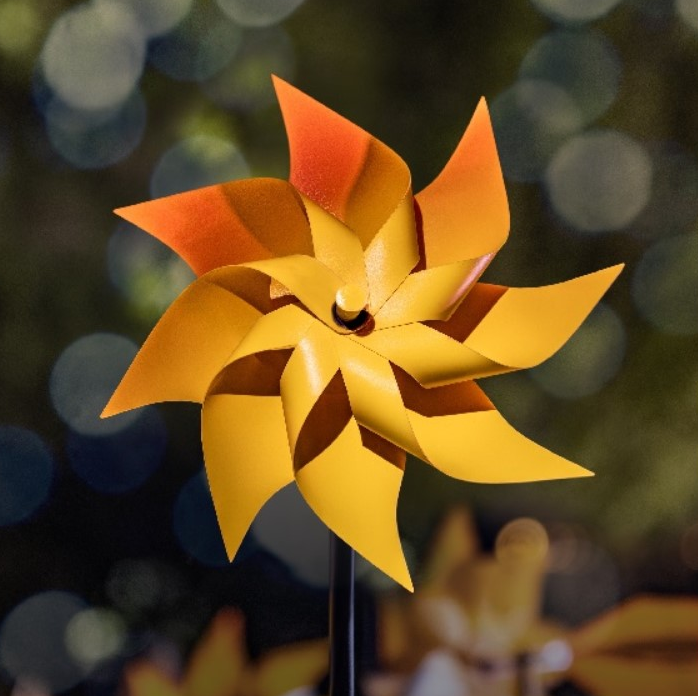
#> input picture edge_image.png, 698 x 696 px
$ jupyter execute 'Edge Detection Techniques.ipynb'   (older library calls are emulated)
#> lines starting #> are read from the running program, lines starting #| are printed output that depends on the picture; after the words box and inside, x2 and y2 are one past the last pixel; in counts of white or black regions, pixels touching at a corner belong together; long printed decimals are rounded
[cell 1]
import numpy as np
import cv2
import matplotlib.pyplot as plt

[cell 2]
image = cv2.imread('edge_image.png')
#> image is the input picture: shape (696, 698, 3); mean B, G, R 35.1, 73, 97.3

[cell 3]
plt.imshow(cv2.cvtColor(image, cv2.COLOR_BGR2RGB))
plt.title('Original Image')

[cell 4]
gry_img = cv2.imread('edge_image.png',cv2.IMREAD_GRAYSCALE)
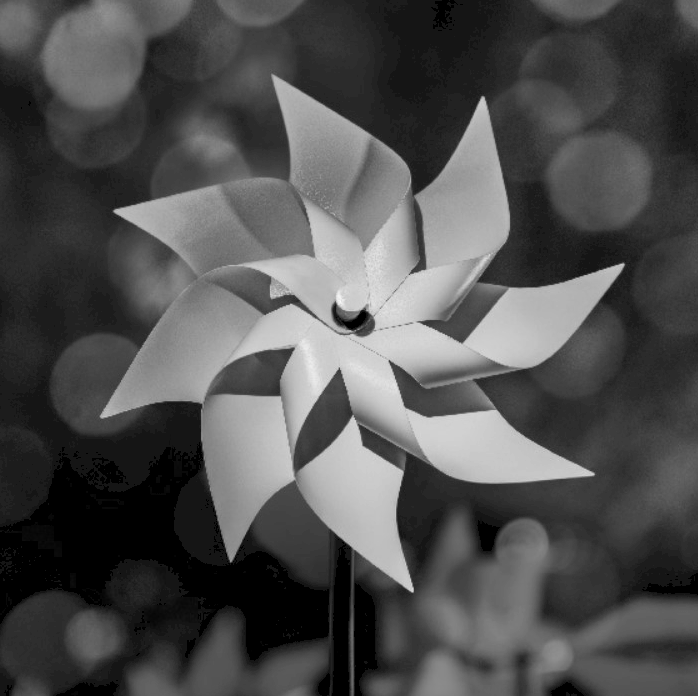
#> gry_img: shape (696, 698); min 0, max 250, mean 79.2
plt.imshow(gry_img, cmap = 'gray')
plt.title('Grayscale Image')

# Robert Edge Detection

[cell 5]
kernel_gx = np.array([[1, 0], [0, -1]])
kernel_gy = np.array([[0, 1], [-1, 0]])

[cell 6]
gradiant_x = cv2.filter2D(gry_img, cv2.CV_32F, kernel_gx)
gradiant_y = cv2.filter2D(gry_img, cv2.CV_32F, kernel_gy)

NDimage Method

With Formula Method

[cell 7]
gradiant_magnitude = np.sqrt(gradiant_x**2 + gradiant_y**2)
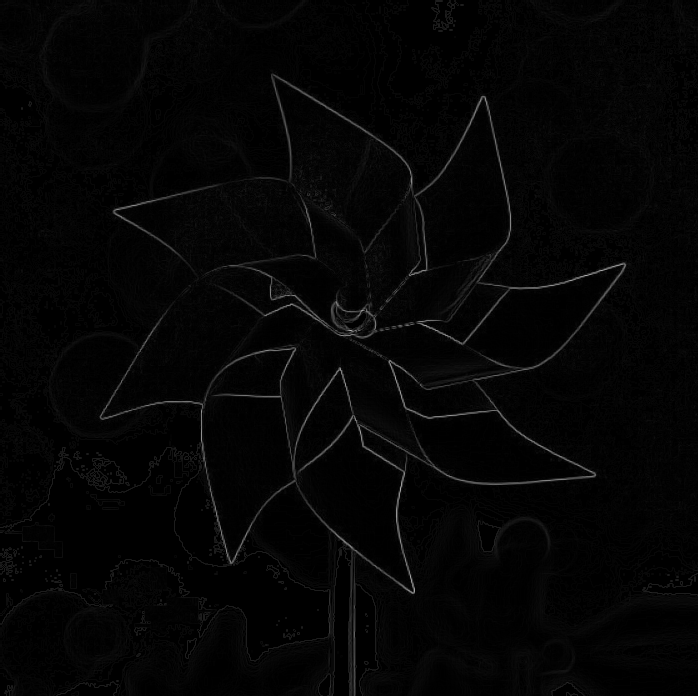
#> gradiant_magnitude: shape (696, 698) float32; min 0, max 185.6, mean 4.8

[cell 8]
gradiant_magnitude.min()
#> Out = 0

[cell 9]
gradiant_magnitude.max()
#> Out = 185.6

Without Formula Method

[cell 10]
magnitude = cv2.magnitude(gradiant_x, gradiant_y)
print(magnitude.min())
#| 0.0
print(magnitude.max())
#| 185.607

[cell 11]
plt.hist(gradiant_magnitude.ravel())
plt.title('Histogram of Gradient Magnitude')
plt.xlabel('Gradient Magnitude')
plt.ylabel('Frequency')
plt.show()
#> figure, not shown here; tallest bar 466265 high, from x = 0 to 18.56

[cell 12]
threshold = 15
edges = (gradiant_magnitude > threshold)
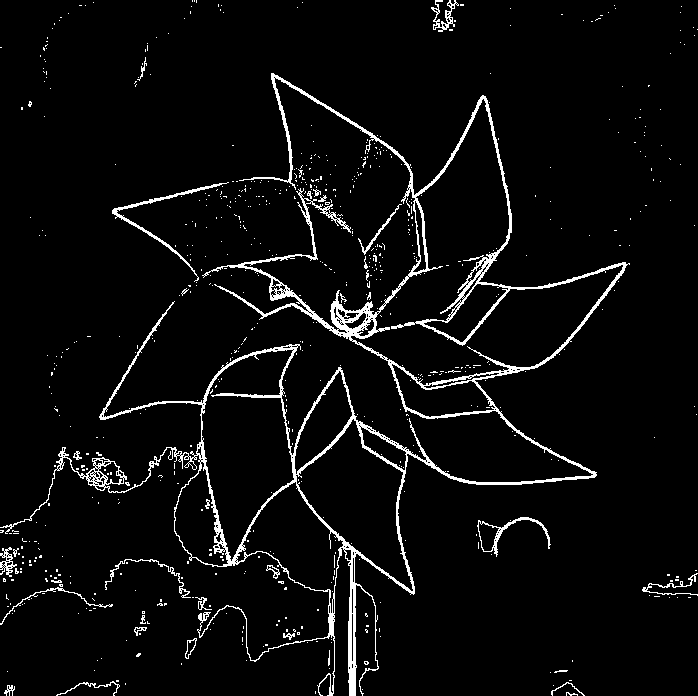
#> edges: shape (696, 698) bool; 4.6% white in thin lines or dots

[cell 13]
plt.figure(figsize=(10, 10))
plt.subplot(121)
plt.imshow(gry_img, cmap = 'gray')
plt.title('Original Image')
plt.subplot(122)
plt.imshow(edges, cmap = 'gray')
plt.title('Robert Edged Image')

# Prewitt Edge Detection

[cell 14]
prewitt_kernel_x = np.array([[-1, 0, 1] , [-1, 0, 1],[-1, 0, 1]])
prewitt_kernel_y = np.array([[-1, -1, -1],[0, 0, 0],[1, 1, 1]])

[cell 15]
gradiant_x_prewitt = cv2.filter2D(gry_img, cv2.CV_32F, prewitt_kernel_x)
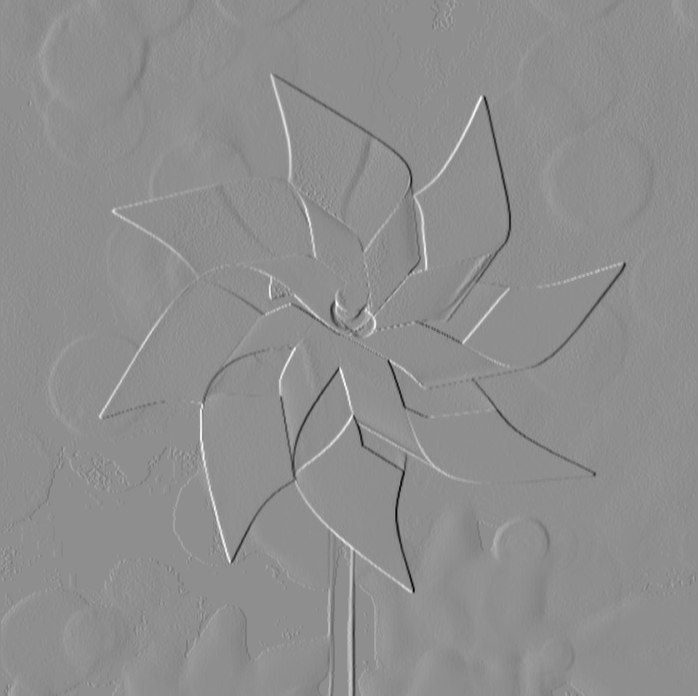
#> gradiant_x_prewitt: shape (696, 698) float32; min -485, max 380, mean 0.2; drawn with min black and max white
gradiant_y_prewitt = cv2.filter2D(gry_img, cv2.CV_32F, prewitt_kernel_y)
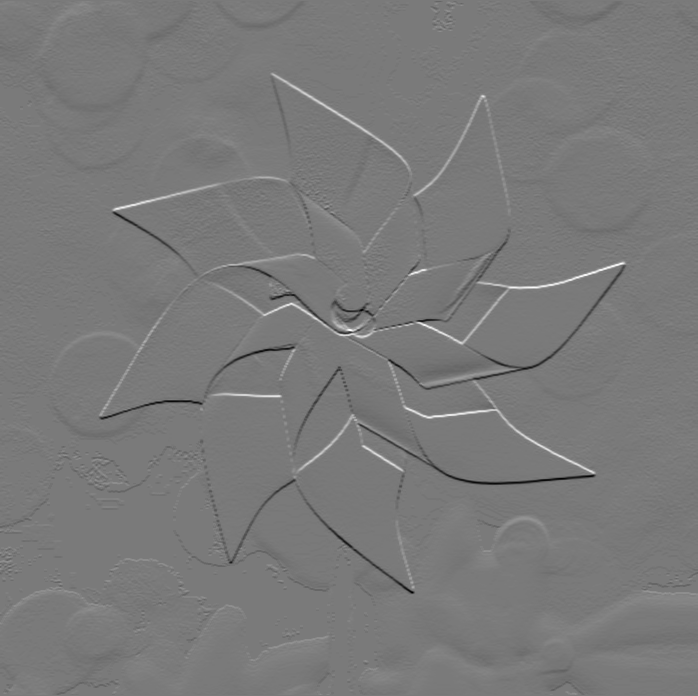
#> gradiant_y_prewitt: shape (696, 698) float32; min -400, max 436, mean 0; drawn with min black and max white

[cell 16]
gradiant_magnitude_prewitt = np.sqrt(gradiant_x_prewitt**2 + gradiant_y_prewitt**2)
print(gradiant_magnitude_prewitt.min())
#| 0.0
print(gradiant_magnitude_prewitt.max())
#| 485.148

[cell 17]
plt.hist(gradiant_magnitude_prewitt.ravel())
plt.title('Histogram of Gradient Magnitude')
plt.xlabel('Gradient Magnitude')
plt.ylabel('Frequency')
plt.show()
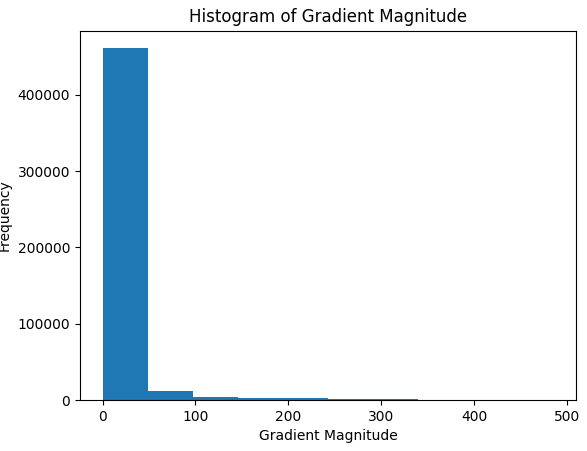
#> figure drawn by matplotlib, 1 panel; tallest bar 460859 high, from x = 0 to 48.51

[cell 18]
threshold_prewitt = 30
edges_prewitt = (gradiant_magnitude_prewitt > threshold_prewitt)
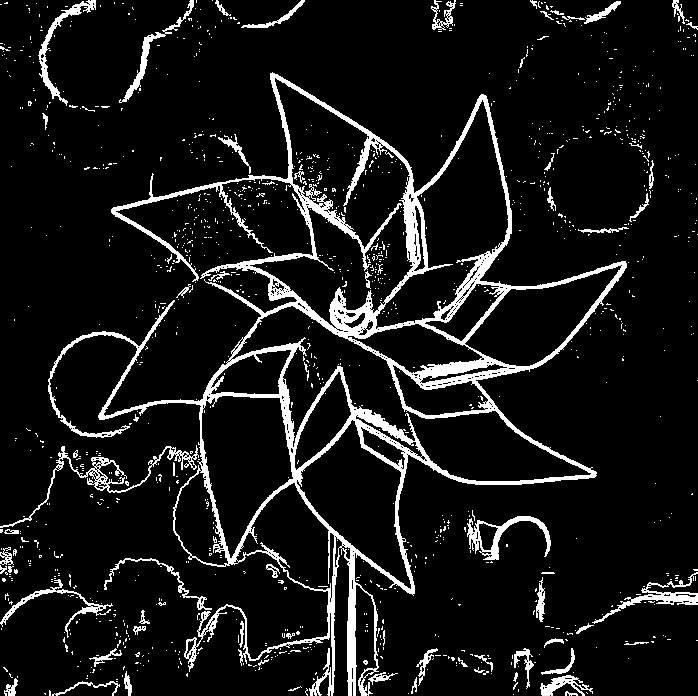
#> edges_prewitt: shape (696, 698) bool; 9.2% white; 1219 white regions (1149 under 20 px), largest, box (x1, y1, x2, y2) and area: (48, 72, 627, 696) 30564, (0, 445, 199, 528) 1274, (467, 516, 551, 560) 966

[cell 19]
plt.figure(figsize=(10, 10))
plt.subplot(121)
plt.imshow(gry_img, cmap = 'gray')
plt.title('Original Image')
plt.subplot(122)
plt.imshow(edges_prewitt, cmap = 'gray')
plt.title('Prewitt Edged Image')

# Sobel Edge Detection

[cell 20]
edges_sobel_x = cv2.Sobel(gry_img, cv2.CV_32F, 1, 0)
edges_sobel_y = cv2.Sobel(gry_img, cv2.CV_32F, 0, 1)

[cell 21]
magnitude_sobel = cv2.magnitude(edges_sobel_x, edges_sobel_y)

[cell 22]
edges_sobel = edges_sobel_x + edges_sobel_y

[cell 23]
plt.figure(figsize=(10, 10))
plt.subplot(221)
plt.imshow(gry_img, cmap='gray')
plt.title('Original Image')
plt.subplot(222)
plt.imshow(edges_sobel_x, cmap='gray')
plt.title('Sobel Image at x')
plt.subplot(223)
plt.imshow(edges_sobel_y, cmap='gray')
plt.title('Sobel Image at y')
plt.subplot(224)
plt.imshow(magnitude_sobel, cmap='gray')
plt.title('Magnitude of Sobel Image')

# Scharr Edge Detection

[cell 24]
gradient_x2 = cv2.Scharr(gry_img, cv2.CV_32F, 1, 0)
gradient_y2 = cv2.Scharr(gry_img, cv2.CV_32F, 0, 1)

[cell 25]
edges_scharr = gradient_x2 + gradient_y2

[cell 26]
gradient_magnitude = cv2.magnitude(gradient_x2, gradient_y2)

[cell 27]
plt.figure(figsize=(10, 10))
plt.subplot(221)
plt.imshow(gry_img, cmap='gray')
plt.title('Original Image')
plt.subplot(222)
plt.imshow(gradient_x2, cmap='gray')
plt.title('Scharr Image at x')
plt.subplot(223)
plt.title('Scharr Image at y')
plt.imshow(gradient_y2, cmap='gray')
plt.subplot(224)
plt.imshow(gradient_magnitude, cmap='gray')
plt.title('Magnitude of Scharr Image')

# Canny Edge Detection

[cell 28]
edges_canny = cv2.Canny(gry_img, 80, 200)
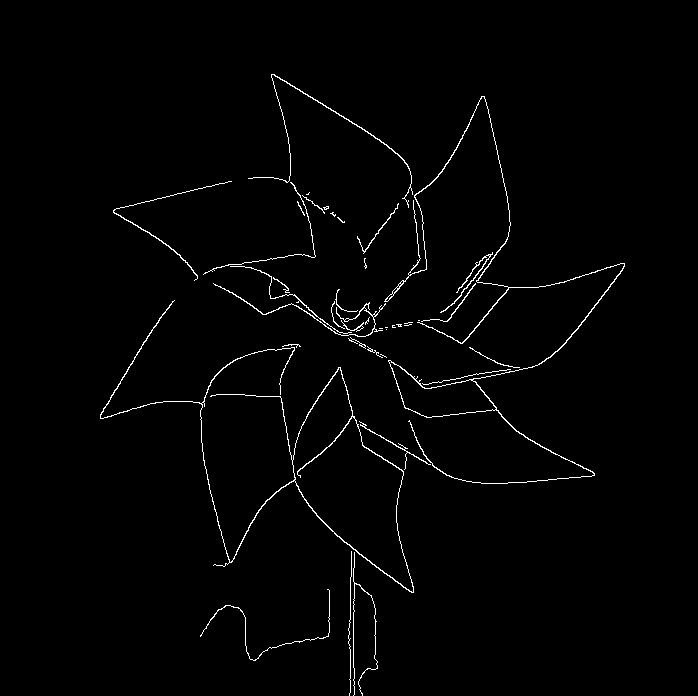
#> edges_canny: shape (696, 698); 1.4% white in thin lines or dots, all inside (x1, y1, x2, y2) = (100, 74, 625, 696)

[cell 29]
plt.figure(figsize=(10, 10))
plt.subplot(121)
plt.imshow(gry_img, cmap = 'gray')
plt.title('Original Image')
plt.subplot(122)
plt.imshow(edges_canny, cmap = 'gray')
plt.title('Canny Edged Image')

# Laplacian Edge Detection

[cell 30]
kernel = np.array([[0, 1, 0], [1, -4, 1], [0, 1, 0]], dtype=np.float32)

kernel_diagonal = np.array([[-1, -1, -1], [-1, 8, -1], [-1, -1, -1]],
                           dtype=np.float32)

[cell 31]
laplacian = cv2.Laplacian(gry_img, ddepth=cv2.CV_32F)
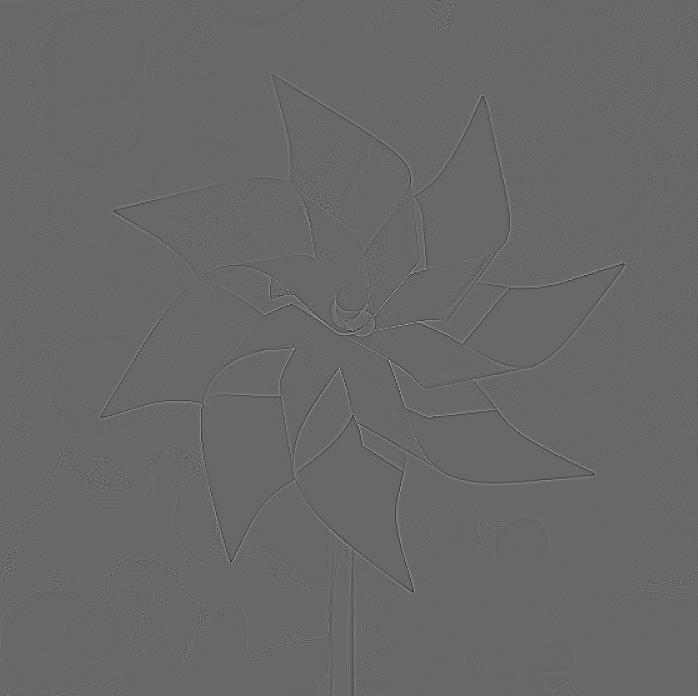
#> laplacian: shape (696, 698) float32; min -248, max 359, mean 0; drawn with min black and max white

[cell 32]
laplacian = np.uint8(np.absolute(laplacian))

[cell 33]
plt.figure(figsize=(10, 10))
plt.subplot(121)
plt.imshow(gry_img, cmap = 'gray')
plt.title('Original Image')
plt.subplot(122)
plt.imshow(laplacian, cmap = 'gray')
plt.title('Laplacian Edged Image')

## Using First Kernel

[cell 34]
laplacian_1 = cv2.filter2D(gry_img, ddepth=cv2.CV_32F, kernel=kernel)

[cell 35]
laplacian_1 = np.uint8(np.absolute(laplacian_1))

[cell 36]
plt.figure(figsize=(10, 10))
plt.subplot(121)
plt.imshow(gry_img, cmap = 'gray')
plt.title('Original Image')
plt.subplot(122)
plt.imshow(laplacian_1, cmap = 'gray')
plt.title('Laplacian Edged Image')

## Using Second Kernel

[cell 37]
laplacian_2 = cv2.filter2D(gry_img, ddepth=cv2.CV_32F, kernel=kernel_diagonal)

[cell 38]
laplacian_2 = np.uint8(np.absolute(laplacian_2))
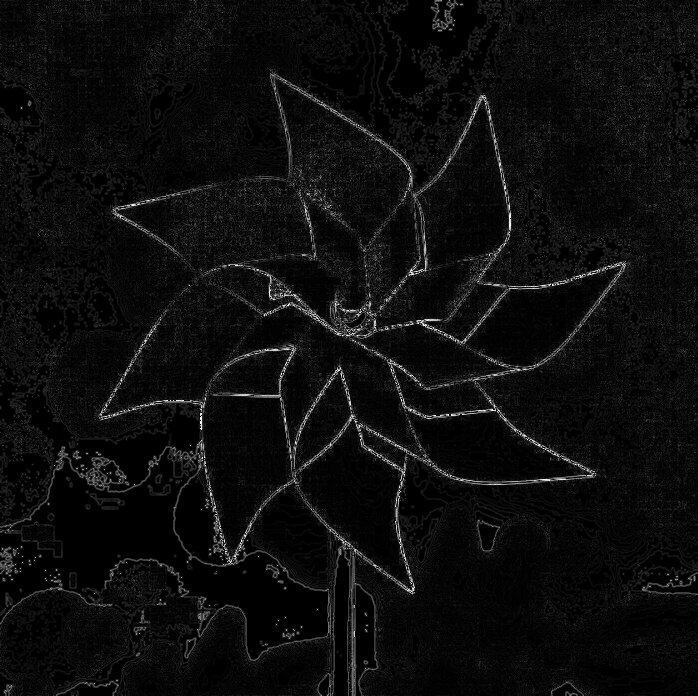
#> laplacian_2: shape (696, 698); min 0, max 255, mean 12.5

[cell 39]
plt.figure(figsize=(10, 10))
plt.subplot(121)
plt.imshow(gry_img, cmap = 'gray')
plt.title('Original Image')
plt.subplot(122)
plt.imshow(laplacian_2, cmap = 'gray')
plt.title('Laplacian Edged Image')
